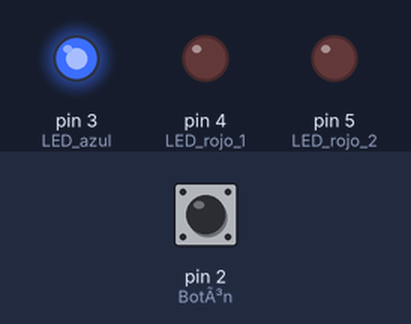
Simulated run of this sketch. Board: Arduino Uno, built with avr-gcc and run on an emulated ATmega328P. On the bench: output pins drawn as LEDs (lit = HIGH). Dashed ring = blinking. The inputs (shaded band) are chosen by the test bench; at power-on: pin 2 (BotÃ³n) HIGH.

Above: at 2.4 s.
2.5 s: pin 2 (BotÃ³n) pulled LOW for 0.15 s
At 2.64 s:
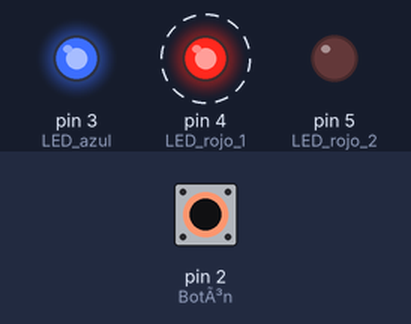
5.5 s: pin 2 (BotÃ³n) pulled LOW for 1 s
At 5.92 s:
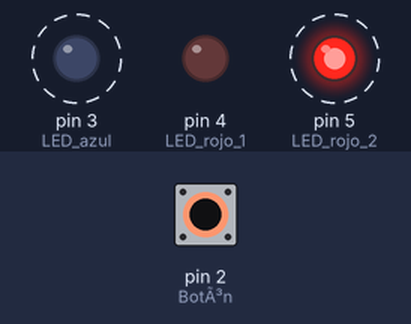
8.7 s: pin 2 (BotÃ³n) pulled LOW for 3.2 s
At 9.2 s:
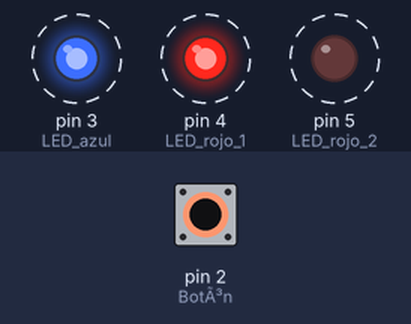
Timing chart, 0 to 19.4 s (numbered marks = the images above; inputs shaded):
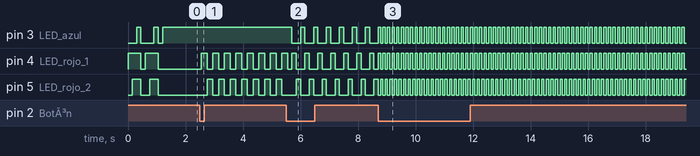

The sketch:

01_02_full_ship_2.ino
```cpp
#include "arduino_secrets.h"

int modo = 0;
int estadoActual = HIGH;
int estadoAnterior = HIGH;

// Variables para animaciones
unsigned long tiempoAnterior = 0;
unsigned long intervalo = 150;  // tiempo base para animaciones
int paso = 0;  // paso dentro de cada animaciÃ³n

void setup() {
  pinMode(3, OUTPUT); // LED azul
  pinMode(4, OUTPUT); // LED rojo 1
  pinMode(5, OUTPUT); // LED rojo 2
  pinMode(2, INPUT_PULLUP); // BotÃ³n

  // AnimaciÃ³n de bienvenida (puede quedar con delay porque solo corre una vez)
  for (int i = 0; i < 2; i++) {
    digitalWrite(4, HIGH);
    delay(150);
    digitalWrite(5, HIGH);
    delay(150);
    digitalWrite(3, HIGH);
    delay(150);

    digitalWrite(4, LOW);
    digitalWrite(5, LOW);
    digitalWrite(3, LOW);
    delay(150);
  }
}

void loop() {

  // --- LECTURA DEL BOTÃ N (flanco descendente) ---
  estadoActual = digitalRead(2);

  if (estadoAnterior == HIGH && estadoActual == LOW) {
    modo++;
    if (modo > 3) modo = 0;
    paso = 0;  // reiniciar animaciÃ³n al cambiar modo
  }

  estadoAnterior = estadoActual;


  // --- ANIMACIONES NO BLOQUEANTES ---
  unsigned long ahora = millis();

  if (ahora - tiempoAnterior >= intervalo) {
    tiempoAnterior = ahora;

    // --- MODO 0: Reposo ---
    if (modo == 0) {
      digitalWrite(3, HIGH);
      digitalWrite(4, LOW);
      digitalWrite(5, LOW);
    }

    // --- MODO 1: Alerta (parpadeo rojo alternado) ---
    else if (modo == 1) {
      if (paso == 0) {
        digitalWrite(4, HIGH);
        digitalWrite(5, LOW);
        paso = 1;
      }
      else {
        digitalWrite(4, LOW);
        digitalWrite(5, HIGH);
        paso = 0;
      }
      intervalo = 200;
    }

    // --- MODO 2: Nave espacial (scanner) ---
    else if (modo == 2) {
      if (paso == 0) {
        digitalWrite(3, HIGH);
        digitalWrite(4, LOW);
        digitalWrite(5, LOW);
        paso = 1;
      }
      else if (paso == 1) {
        digitalWrite(3, LOW);
        digitalWrite(4, HIGH);
        digitalWrite(5, LOW);
        paso = 2;
      }
      else {
        digitalWrite(3, LOW);
        digitalWrite(4, LOW);
        digitalWrite(5, HIGH);
        paso = 0;
      }
      intervalo = 150;
    }

    // --- MODO 3: Motor warp (rÃ¡pido alternado) ---
    else if (modo == 3) {
      if (paso == 0) {
        digitalWrite(3, HIGH);
        digitalWrite(4, HIGH);
        digitalWrite(5, LOW);
        paso = 1;
      }
      else {
        digitalWrite(3, LOW);
        digitalWrite(4, LOW);
        digitalWrite(5, HIGH);
        paso = 0;
      }
      intervalo = 80;
    }
  }
}
```

arduino_secrets.h
```cpp

```

Measured:
- after the input at 2.5 s, pin 4 (LED_rojo_1): alternates HIGH for 0.20 s and LOW for 0.20 s, starting after 0.05 s; pin 5 (LED_rojo_2): alternates HIGH for 0.20 s and LOW for 0.20 s, starting after 0.25 s
- after the input at 5.5 s, pin 3 (LED_azul): alternates HIGH for 0.15 s and LOW for 0.30 s, starting after 0.20 s
- after the input at 8.7 s, pin 3 (LED_azul), pin 5 (LED_rojo_2): alternates HIGH for 0.08 s and LOW for 0.08 s, starting after 0.08 s; pin 4 (LED_rojo_1): alternates HIGH for 0.08 s and LOW for 0.08 s, starting at once
